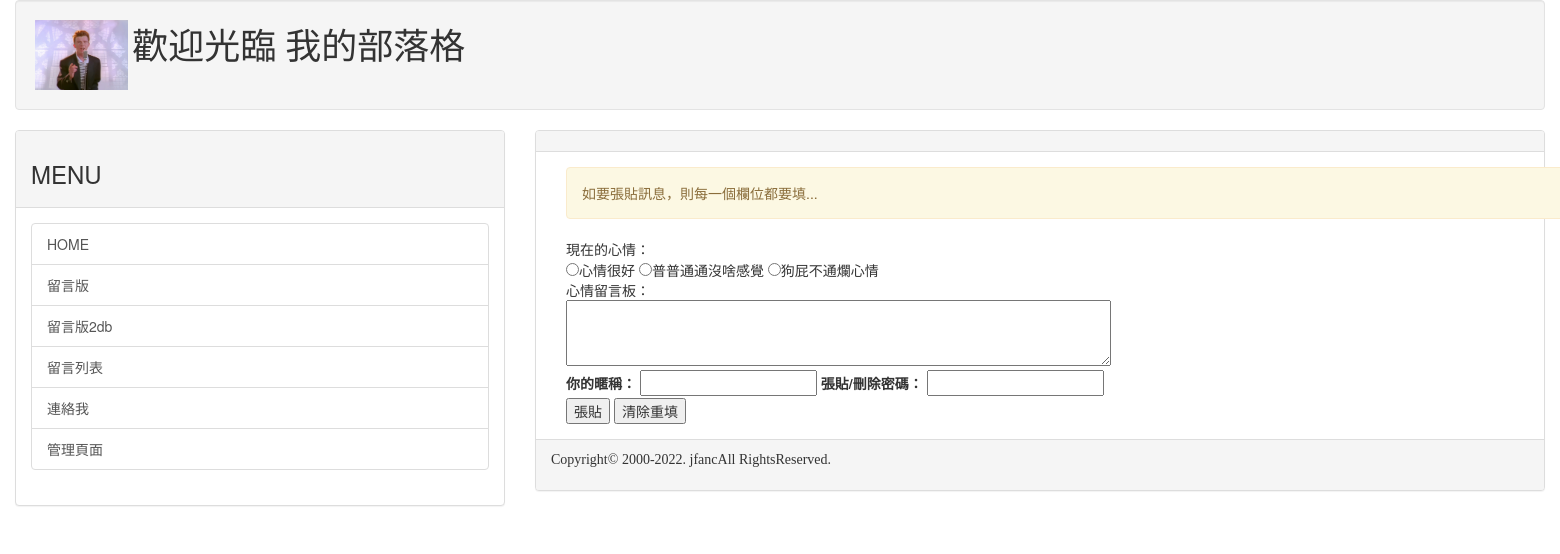
Page /post/ on the committed database.
### mysite/models.py (models this page shows, shortened)
class Mood(models.Model):
    status = models.CharField(max_length=50, null=False)

### mysite/views.py (the view)
# urls.py: path('post/', views.posting),
def posting(request):
    moods = models.Mood.objects.all()
    try:
        user_id = request.POST['user_id']
        user_pass = request.POST['user_pass']
        user_post = request.POST['user_post']
        user_mood = request.POST['mood']
    except:
        user_id = None
        message = '如要張貼訊息，則每一個欄位都要填...'
    if user_id != None:
        mood = models.Mood.objects.get(status=user_mood)
        post = models.Post.objects.create(mood=mood, nickname=user_id, del_pass=user_pass, message=user_post)
        post.save()
        message='成功儲存！請記得你的編輯密碼[{}]!，訊息需經審查後才會顯示。'.format(user_pass)
    return render(request, 'posting.html', locals())

### mysite/templates/posting.html (shortened to what this page needs)
{% extends "base.html" %}
{% block content %}
<div class='container'>
    {% if message %}
    <div class='alert alert-warning'>{{ message }}</div>
    {% endif %}
    <form name='my form' action='.' method='POST'>
        現在的心情：<br />
        {% for m in moods%}
        <input type='radio' name='mood' value='{{ m.status }}'>{{ m.status }}
        {% endfor%}
        <br />
        心情留言板：<br />
        <textarea name='user_post' rows=3 cols=70></textarea><br />
        <label for='user_id'>你的暱稱：</label>
        <input id='user_id' type='text' name='user_id'>
        <label for='user_pass'>張貼/刪除密碼：</label>
        <input id='user_pass' type='password' name='user_pass'><br />
        <input type='submit' value='張貼'>
        <input type='reset' value='清除重填'>
    </form>
</div>
{% endblock %}

### rows in the picture
Mood: status "心情很好"
Mood: status "普普通通沒啥感覺"
Mood: status "狗屁不通爛心情"

### other values in the picture
{{ message }} "如要張貼訊息，則每一個欄位都要填..."
